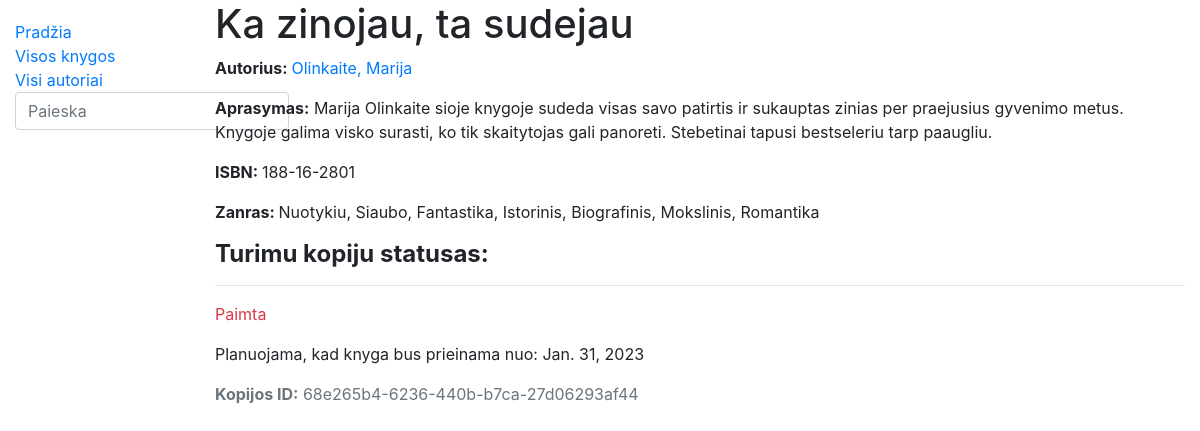
The page /library/books/6 on the database its author committed.
### library/models.py (models this page shows, shortened)
class Book(models.Model):
    title = models.CharField('Pavadinimas', max_length=200)
    author = models.ForeignKey('Author', on_delete=models.SET_NULL, null=True, related_name='books')
    summary = models.TextField('Aprasymas', max_length=1000, help_text='Trumpas knygos aprasymas')
    isbn = models.CharField('ISBN', max_length=13)
    genre = models.ManyToManyField(Genre, help_text='Isrinkite zanra knygai')
    cover = models.ImageField('Virselis', upload_to='covers', null=True)
    def display_genre(self):
        return '; '.join([genre.name for genre in self.genre.all()])
    display_genre.short_description = 'Zanras'
    class Meta:
        verbose_name = "Knyga"
        verbose_name_plural = "Knygos"

class Author(models.Model):
    first_name = models.CharField('Vardas', max_length=100)
    last_name = models.CharField('Pavarde', max_length=100)
    description = models.TextField('Aprasymas', max_length=2000, default='Biografija')
    def display_books(self):
        return ', '.join([book.title for book in self.books.all()[:3]])
    display_books.short_description = "Knygos"
    class Meta:
        ordering = ['last_name', 'first_name']
        verbose_name = "Autorius"
        verbose_name_plural = "Autoriai"
    def __str__(self):
        return f'{self.last_name}, {self.first_name}'

class Genre(models.Model):
    name = models.CharField('Pavadinimas', max_length=200, help_text='Iveskite knygos zanra')
    def __str__(self):
        return self.name
    class Meta:
        verbose_name = "Zanras"
        verbose_name_plural = "Zanrai"

class BookInstance(models.Model):
    id = models.UUIDField(primary_key=True, default=uuid.uuid4, help_text='Unikalus knygos kopijos ID')
    book = models.ForeignKey('Book', on_delete=models.SET_NULL, null=True)
    due_back = models.DateField('Bus prieinama', null=True, blank=True)
    LOAN_STATUS = (
        ('a', 'Administruojama'),
        ('p', 'Paimta'),
        ('g', 'Galima paimti'),
        ('r', 'Rezervuota')
    )
    status = models.CharField(
        max_length=1,
        choices=LOAN_STATUS,
        blank=True,
        default='a',
        help_text='Status'
    )
    class Meta:
        ordering = ['due_back']

### library/views.py (the view)
# urls.py: path('books/<int:pk>', views.BookDetailView.as_view(), name='book-detail'),
class BookDetailView(generic.DetailView):
    model = Book  # automatiskai sukuriamas kintamasis Book -> book
    template_name = 'book_detail_styled.html'  # nurodome is kur ims apipavidalinima internete

### library/templates/book_detail_styled.html
{% extends "base.html" %}
{% block content %}
<h1>{{book.title}}</h1>
<p><b>Autorius: </b><a href="{% url 'author-detail' book.author.id %}"> {{book.author}}</a></p>
<p><b>Aprasymas:</b> {{book.summary}}</p>
<p><b>ISBN: </b>{{book.isbn}}</p>
<p><b>Zanras: </b>{{book.genre.all|join:", "}}</p>
<h4><b>Turimu kopiju statusas: </b></h4>
{% for book_inst_obj in book.bookinstance_set.all %}
<hr>
<p class="{% if book_inst_obj.status == 'g' %}text-success
{% elif book_inst_obj.status == 'p' %}text-danger
{% else %}text-warning
{% endif %}">{{book_inst_obj.get_status_display}}</p>
{% if book_inst_obj.status != 'g'%}
<p>Planuojama, kad knyga bus prieinama nuo: {{book_inst_obj.due_back}}</p>
{% endif %}
<p class="text-muted"><strong>Kopijos ID:</strong> {{book_inst_obj.id}}</p>
{%endfor%}
{% endblock %}

### rows shown on the page
Book: title "Ka zinojau, ta sudejau", author "Olinkaite, Marija", summary "Marija Olinkaite sioje knygoje sudeda visas savo patirtis ir sukauptas zinias per praejusius gyvenimo metus. Knygoje galima visko surasti, ko tik skaitytojas gali panoreti. Stebetinai tapusi bestseleriu tarp paaugliu.", isbn "188-16-2801", genre.all "Nuotykiu, Siaubo, Fantastika, Istorinis, Biografinis, Mokslinis, Romantika"
BookInstance: status "Paimta", due_back "Jan. 31, 2023", id "68e265b4-6236-440b-b7ca-27d06293af44"
